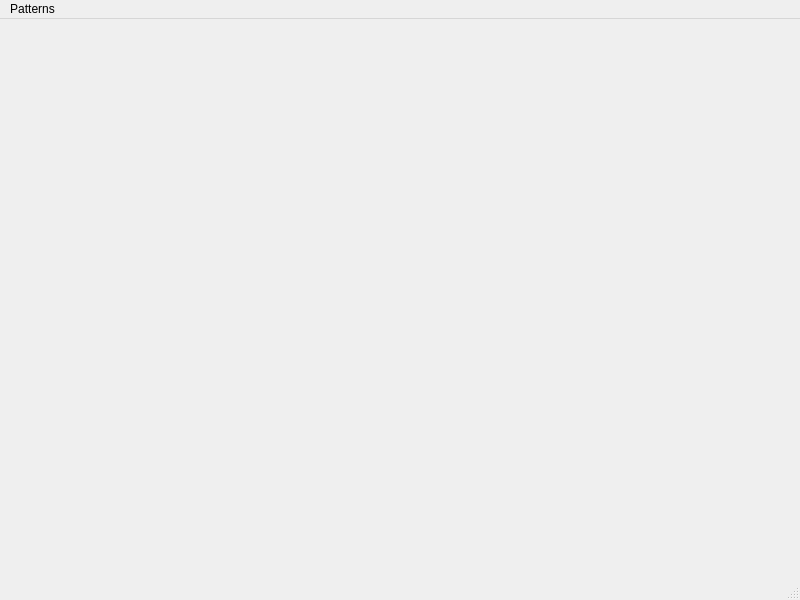
<?xml version="1.0" encoding="UTF-8"?>
<ui version="4.0">
 <class>MainWindow</class>
 <widget class="QMainWindow" name="MainWindow">
  <property name="geometry">
   <rect>
    <x>0</x>
    <y>0</y>
    <width>800</width>
    <height>600</height>
   </rect>
  </property>
  <property name="windowTitle">
   <string>MainWindow</string>
  </property>
  <widget class="QWidget" name="centralwidget">
   <property name="enabled">
    <bool>true</bool>
   </property>
  </widget>
  <widget class="QStatusBar" name="statusbar"/>
  <widget class="QMenuBar" name="menuBar">
   <property name="geometry">
    <rect>
     <x>0</x>
     <y>0</y>
     <width>800</width>
     <height>29</height>
    </rect>
   </property>
   <widget class="QMenu" name="menuPatterns">
    <property name="title">
     <string>Patterns</string>
    </property>
   </widget>
   <addaction name="menuPatterns"/>
  </widget>
 </widget>
 <resources/>
 <connections/>
</ui>
